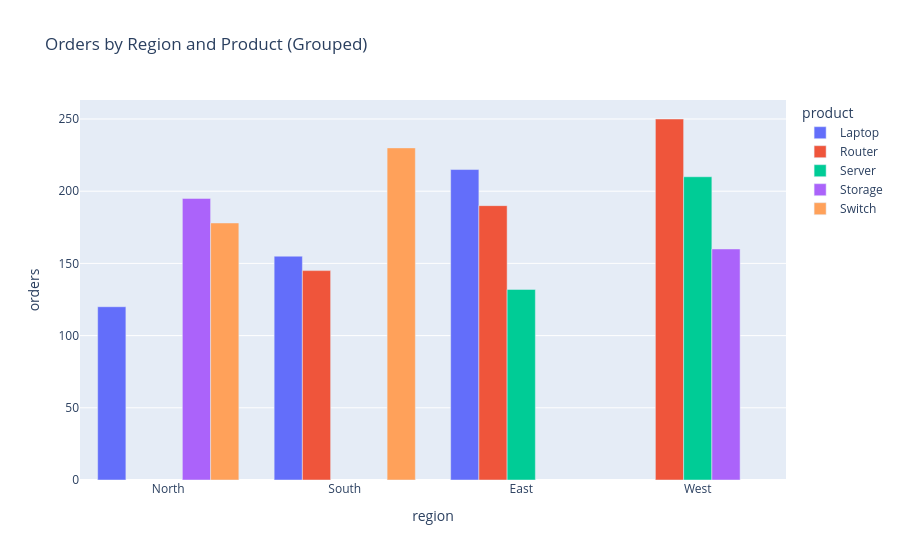

The cell this chart's notebook holds for it:
### Code cell
# Grouped bar — barmode='group' places bars side by side instead of stacked
# Use this to compare the same metric across multiple categories

fig = px.bar(
    df,
    x='region',
    y='orders',
    color='product',
    barmode='group',         # 'stack' stacks them, 'group' puts them side by side
    title='Orders by Region and Product (Grouped)'
)

fig.show()

### Figure 1 — Plotly figure (JSON) as saved in the notebook; plotly's stock layout.template omitted (floating-point values rounded to 4 significant figures)
{"data": [{"alignmentgroup": "True", "hovertemplate": "product=Laptop<br>region=%{x}<br>orders=%{y}<extra></extra>", "legendgroup": "Laptop", "marker": {"color": "#636efa", "pattern": {"shape": ""}}, "name": "Laptop", "offsetgroup": "Laptop", "orientation": "v", "showlegend": true, "textposition": "auto", "type": "bar", "x": ["North", "South", "East"], "xaxis": "x", "y": [120, 155, 215], "yaxis": "y"}, {"alignmentgroup": "True", "hovertemplate": "product=Router<br>region=%{x}<br>orders=%{y}<extra></extra>", "legendgroup": "Router", "marker": {"color": "#EF553B", "pattern": {"shape": ""}}, "name": "Router", "offsetgroup": "Router", "orientation": "v", "showlegend": true, "textposition": "auto", "type": "bar", "x": ["South", "East", "West"], "xaxis": "x", "y": [145, 190, 250], "yaxis": "y"}, {"alignmentgroup": "True", "hovertemplate": "product=Server<br>region=%{x}<br>orders=%{y}<extra></extra>", "legendgroup": "Server", "marker": {"color": "#00cc96", "pattern": {"shape": ""}}, "name": "Server", "offsetgroup": "Server", "orientation": "v", "showlegend": true, "textposition": "auto", "type": "bar", "x": ["East", "West"], "xaxis": "x", "y": [132, 210], "yaxis": "y"}, {"alignmentgroup": "True", "hovertemplate": "product=Storage<br>region=%{x}<br>orders=%{y}<extra></extra>", "legendgroup": "Storage", "marker": {"color": "#ab63fa", "pattern": {"shape": ""}}, "name": "Storage", "offsetgroup": "Storage", "orientation": "v", "showlegend": true, "textposition": "auto", "type": "bar", "x": ["West", "North"], "xaxis": "x", "y": [160, 195], "yaxis": "y"}, {"alignmentgroup": "True", "hovertemplate": "product=Switch<br>region=%{x}<br>orders=%{y}<extra></extra>", "legendgroup": "Switch", "marker": {"color": "#FFA15A", "pattern": {"shape": ""}}, "name": "Switch", "offsetgroup": "Switch", "orientation": "v", "showlegend": true, "textposition": "auto", "type": "bar", "x": ["North", "South"], "xaxis": "x", "y": [178, 230], "yaxis": "y"}], "layout": {"barmode": "group", "legend": {"title": {"text": "product"}, "tracegroupgap": 0}, "title": {"text": "Orders by Region and Product (Grouped)"}, "xaxis": {"anchor": "y", "domain": [0, 1], "title": {"text": "region"}}, "yaxis": {"anchor": "x", "domain": [0, 1], "title": {"text": "orders"}}}}
